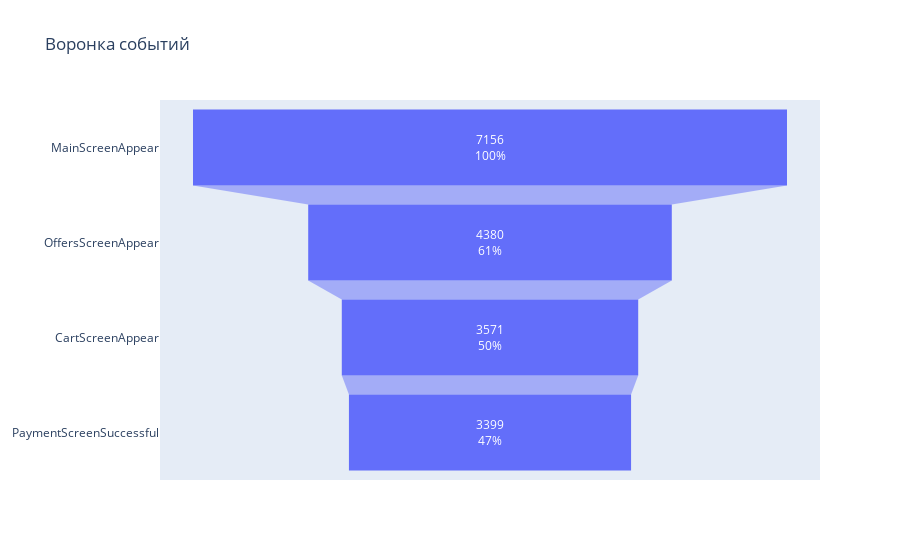

Notebook code for this chart:
### Code cell
fig = go.Figure()
fig.add_trace(go.Funnel(
    y = clear_events['event_name'], 
    x = clear_events['users_unique'],
    textinfo = "value+percent initial"))
fig.update_layout(title="Воронка событий")
fig.show()

### Figure 1 — Plotly figure (JSON) as saved in the notebook; plotly's stock layout.template omitted (floating-point values rounded to 4 significant figures)
{"data": [{"textinfo": "value+percent initial", "type": "funnel", "x": [7156, 4380, 3571, 3399], "y": ["MainScreenAppear", "OffersScreenAppear", "CartScreenAppear", "PaymentScreenSuccessful"]}], "layout": {"title": {"text": "Воронка событий"}}}
